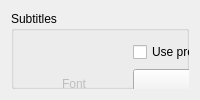
              <widget class="QWidget" name="tab_5">
               <attribute name="title">
                <string>Subtitles</string>
               </attribute>
               <layout class="QGridLayout" name="gridLayout_10">
                <item row="0" column="0">
                 <layout class="QGridLayout" name="gridLayout_12">
                  <item row="0" column="0">
                   <widget class="QGroupBox" name="groupBox">
                    <property name="title">
                     <string>Subtitles</string>
                    </property>
                    <widget class="QWidget" name="layoutWidget">
                     <property name="geometry">
                      <rect>
                       <x>0</x>
                       <y>30</y>
                       <width>407</width>
                       <height>266</height>
                      </rect>
                     </property>
                     <layout class="QGridLayout" name="gridLayout_211">
                      <property name="leftMargin">
                       <number>0</number>
                      </property>
                      <property name="topMargin">
                       <number>0</number>
                      </property>
                      <property name="rightMargin">
                       <number>0</number>
                      </property>
                      <item row="1" column="5">
                       <spacer name="horizontalSpacer_161">
                        <property name="orientation">
                         <enum>Qt::Orientation::Horizontal</enum>
                        </property>
                        <property name="sizeHint" stdset="0">
                         <size>
                          <width>40</width>
                          <height>20</height>
                         </size>
                        </property>
                       </spacer>
                      </item>
                      <item row="1" column="1">
                       <widget class="QLabel" name="label_preset_subtitles_font">
                        <property name="enabled">
                         <bool>false</bool>
                        </property>
                        <property name="text">
                         <string>Font</string>
                        </property>
                       </widget>
                      </item>
                      <item row="7" column="2">
                       <widget class="QSpinBox" name="spinBox_preset_background">
                        <property name="maximum">
                         <number>255</number>
                        </property>
                        <property name="value">
                         <number>150</number>
                        </property>
                       </widget>
                      </item>
                      <item row="4" column="2">
                       <spacer name="verticalSpacer_18">
                        <property name="orientation">
                         <enum>Qt::Orientation::Vertical</enum>
                        </property>
                        <property name="sizeType">
                         <enum>QSizePolicy::Policy::Fixed</enum>
                        </property>
                        <property name="sizeHint" stdset="0">
                         <size>
                          <width>20</width>
                          <height>18</height>
                         </size>
                        </property>
                       </spacer>
                      </item>
                      <item row="1" column="2">
                       <widget class="QComboBox" name="comboBox_preset_subtitles_font">
                        <property name="sizePolicy">
                         <sizepolicy hsizetype="Preferred" vsizetype="Fixed">
                          <horstretch>0</horstretch>
                          <verstretch>0</verstretch>
                         </sizepolicy>
                        </property>
                        <property name="minimumSize">
                         <size>
                          <width>155</width>
                          <height>24</height>
                         </size>
                        </property>
                        <property name="maximumSize">
                         <size>
                          <width>155</width>
                          <height>30</height>
                         </size>
                        </property>
                       </widget>
                      </item>
                      <item row="8" column="1">
                       <widget class="QLabel" name="label_preset_subtitles_location">
                        <property name="text">
                         <string>Location</string>
                        </property>
                       </widget>
                      </item>
                      <item row="2" column="2">
                       <spacer name="verticalSpacer_19">
                        <property name="orientation">
                         <enum>Qt::Orientation::Vertical</enum>
                        </property>
                        <property name="sizeType">
                         <enum>QSizePolicy::Policy::Fixed</enum>
                        </property>
                        <property name="sizeHint" stdset="0">
                         <size>
                          <width>20</width>
                          <height>18</height>
                         </size>
                        </property>
                       </spacer>
                      </item>
                      <item row="6" column="1">
                       <widget class="QLabel" name="label_preset_subtitles_background_color">
                        <property name="text">
                         <string>Background</string>
                        </property>
                       </widget>
                      </item>
                      <item row="1" column="0">
                       <spacer name="horizontalSpacer_121">
                        <property name="orientation">
                         <enum>Qt::Orientation::Horizontal</enum>
                        </property>
                        <property name="sizeType">
                         <enum>QSizePolicy::Policy::Expanding</enum>
                        </property>
                        <property name="sizeHint" stdset="0">
                         <size>
                          <width>40</width>
                          <height>20</height>
                         </size>
                        </property>
                       </spacer>
                      </item>
                      <item row="3" column="1">
                       <widget class="QLabel" name="label_preset_subtitles_color">
                        <property name="text">
                         <string>Color</string>
                        </property>
                       </widget>
                      </item>
                      <item row="7" column="1">
                       <widget class="QLabel" name="label_preset_subtitles_background">
                        <property name="text">
                         <string>Opacity</string>
                        </property>
                       </widget>
                      </item>
                      <item row="1" column="3">
                       <widget class="QLabel" name="label_preset_subtitles_fontsize">
                        <property name="enabled">
                         <bool>false</bool>
                        </property>
                        <property name="text">
                         <string>Size</string>
                        </property>
                       </widget>
                      </item>
                      <item row="3" column="2">
                       <widget class="QPushButton" name="preset_subtitles_color">
                        <property name="sizePolicy">
                         <sizepolicy hsizetype="Expanding" vsizetype="Fixed">
                          <horstretch>0</horstretch>
                          <verstretch>0</verstretch>
                         </sizepolicy>
                        </property>
                        <property name="minimumSize">
                         <size>
                          <width>0</width>
                          <height>24</height>
                         </size>
                        </property>
                        <property name="maximumSize">
                         <size>
                          <width>16777215</width>
                          <height>30</height>
                         </size>
                        </property>
                        <property name="text">
                         <string>Subtitle</string>
                        </property>
                       </widget>
                      </item>
                      <item row="5" column="2">
                       <widget class="QCheckBox" name="checkBox_preset_subtitles_background">
                        <property name="enabled">
                         <bool>true</bool>
                        </property>
                        <property name="sizePolicy">
                         <sizepolicy hsizetype="Minimum" vsizetype="Fixed">
                          <horstretch>0</horstretch>
                          <verstretch>0</verstretch>
                         </sizepolicy>
                        </property>
                        <property name="maximumSize">
                         <size>
                          <width>600</width>
                          <height>30</height>
                         </size>
                        </property>
                        <property name="styleSheet">
                         <string notr="true"/>
                        </property>
                        <property name="text">
                         <string>Background</string>
                        </property>
                        <property name="checkable">
                         <bool>true</bool>
                        </property>
                        <property name="checked">
                         <bool>false</bool>
                        </property>
                       </widget>
                      </item>
                      <item row="1" column="4">
                       <widget class="QComboBox" name="comboBox_preset_subtitles_fontsize">
                        <property name="sizePolicy">
                         <sizepolicy hsizetype="Minimum" vsizetype="Fixed">
                          <horstretch>0</horstretch>
                          <verstretch>0</verstretch>
                         </sizepolicy>
                        </property>
                        <property name="minimumSize">
                         <size>
                          <width>30</width>
                          <height>24</height>
                         </size>
                        </property>
                        <property name="maximumSize">
                         <size>
                          <width>50</width>
                          <height>30</height>
                         </size>
                        </property>
                        <item>
                         <property name="text">
                          <string notr="true">8</string>
                         </property>
                        </item>
                        <item>
                         <property name="text">
                          <string notr="true">9</string>
                         </property>
                        </item>
                        <item>
                         <property name="text">
                          <string notr="true">10</string>
                         </property>
                        </item>
                        <item>
                         <property name="text">
                          <string notr="true">11</string>
                         </property>
                        </item>
                        <item>
                         <property name="text">
                          <string notr="true">12</string>
                         </property>
                        </item>
                       </widget>
                      </item>
                      <item row="8" column="2">
                       <widget class="QComboBox" name="comboBox_preset_subtitles_location">
                        <property name="currentIndex">
                         <number>0</number>
                        </property>
                        <item>
                         <property name="text">
                          <string>Default</string>
                         </property>
                        </item>
                        <item>
                         <property name="text">
                          <string>Bottom Left</string>
                         </property>
                        </item>
                        <item>
                         <property name="text">
                          <string>Bottom Center</string>
                         </property>
                        </item>
                        <item>
                         <property name="text">
                          <string>Bottom Right</string>
                         </property>
                        </item>
                        <item>
                         <property name="text">
                          <string>Top Left</string>
                         </property>
                        </item>
                        <item>
                         <property name="text">
                          <string>Top Center</string>
                         </property>
                        </item>
                        <item>
                         <property name="text">
                          <string>Top Right</string>
                         </property>
                        </item>
                        <item>
                         <property name="text">
                          <string>Middle Left</string>
                         </property>
                        </item>
                        <item>
                         <property name="text">
                          <string>Middle Center</string>
                         </property>
                        </item>
                        <item>
                         <property name="text">
                          <string>Middle Right</string>
                         </property>
                        </item>
                       </widget>
                      </item>
                      <item row="6" column="2">
                       <widget class="QPushButton" name="preset_subtitles_background_color">
                        <property name="sizePolicy">
                         <sizepolicy hsizetype="Expanding" vsizetype="Expanding">
                          <horstretch>0</horstretch>
                          <verstretch>0</verstretch>
                         </sizepolicy>
                        </property>
                        <property name="minimumSize">
                         <size>
                          <width>0</width>
                          <height>24</height>
                         </size>
                        </property>
                        <property name="maximumSize">
                         <size>
                          <width>16777215</width>
                          <height>30</height>
                         </size>
                        </property>
                        <property name="text">
                         <string>Background</string>
                        </property>
                       </widget>
                      </item>
                      <item row="0" column="2">
                       <widget class="QCheckBox" name="checkBox_use_preset_subtitles">
                        <property name="text">
                         <string>Use preset settings</string>
                        </property>
                       </widget>
                      </item>
                     </layout>
                    </widget>
                   </widget>
                  </item>
                 </layout>
                </item>
               </layout>
              </widget>
